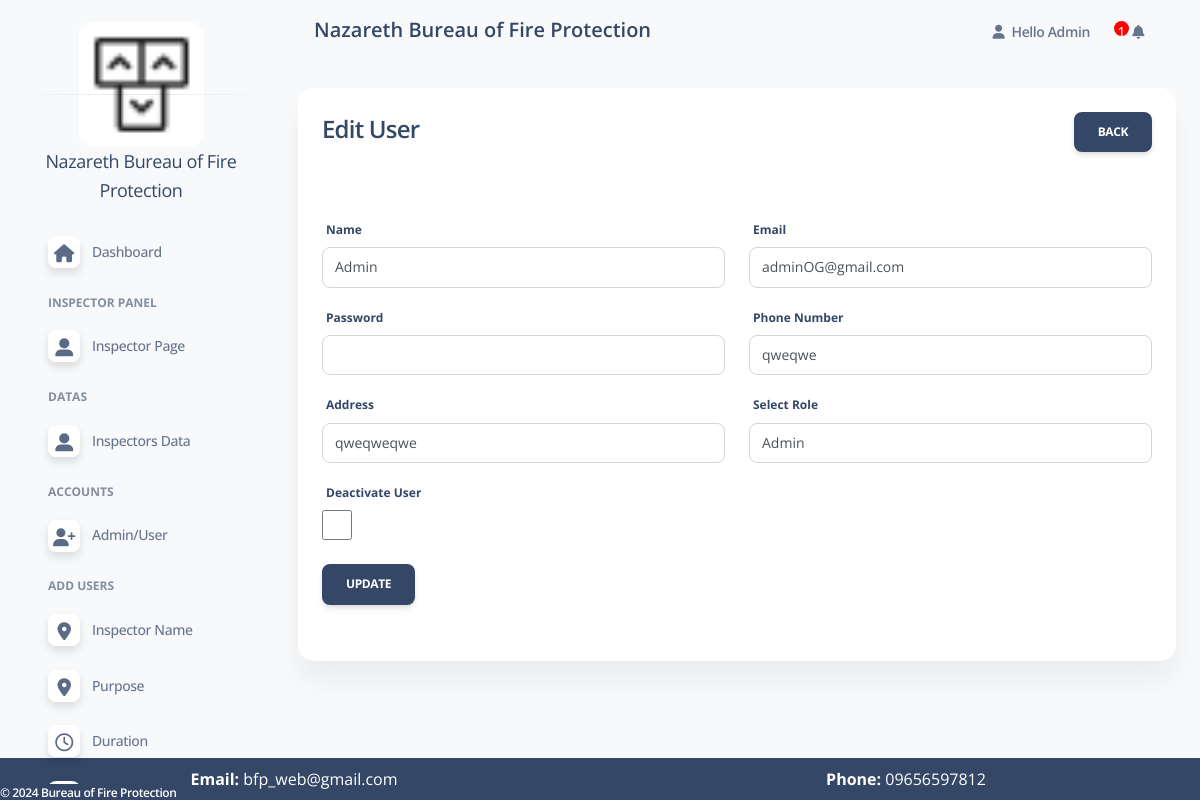
Screenshot of /admin/edit_users.php?id=25 (signed in) with the database file from the repository.
### tables this page shows
CREATE TABLE `user` (
  `id` int(10) NOT NULL,
  `name` varchar(50) NOT NULL,
  `phone_num` varchar(50) NOT NULL,
  `email` varchar(100) NOT NULL,
  `password` varchar(100) NOT NULL,
  `is_ban` varchar(10) NOT NULL,
  `created_at` timestamp NOT NULL DEFAULT current_timestamp(),
  `role` varchar(10) DEFAULT NULL,
  `address` varchar(50) DEFAULT NULL,
  `logged_in` datetime DEFAULT NULL,
  `logged_out` datetime DEFAULT NULL,
  `new_user` varchar(5) NOT NULL DEFAULT '0'
);

CREATE TABLE `settings` (
  `id` int(11) UNSIGNED NOT NULL,
  `title` varchar(100) NOT NULL,
  `web_name` varchar(100) DEFAULT NULL,
  `domain` varchar(100) DEFAULT NULL,
  `sdescription` text DEFAULT NULL,
  `mdescription` varchar(100) DEFAULT NULL,
  `mkeyword` varchar(100) DEFAULT NULL,
  `email1` varchar(100) DEFAULT NULL,
  `email2` varchar(100) DEFAULT NULL,
  `phone1` varchar(100) DEFAULT NULL,
  `phone2` varchar(100) DEFAULT NULL,
  `address` varchar(100) DEFAULT NULL
);

### config/function.php (called while the page is built, shortened)
<?php
    require 'dbconn.php';
    function validate($inputData)
    {
        global $conn;
       $validateData = mysqli_real_escape_string($conn, $inputData);
       return trim($validateData);
    }
    function webSetting($columnName)
    {
        $setting = getByID('settings', 1);
        if($setting['status'] == 200){
            return $setting['data'][$columnName];
        }
    }
    function checkParamId($paramTypeID)
    {
        if(isset($_GET[$paramTypeID]))
        {
            if($_GET[$paramTypeID] != null){
              return $_GET[$paramTypeID] ;
            }
            else
            {
                return 'No Id Found';
            }
        }
        else{
            return 'No Id Given';
        }
    }
    function getByID($tableName, $id){
        global $conn;
        $table = validate($tableName);
        $id = validate($id);
        $query = "SELECT * FROM $table WHERE id = '$id' LIMIT 1";
        $result = mysqli_query($conn, $query);
        if($result)
        {
            if(mysqli_num_rows($result) == 1)
            {
                $row = mysqli_fetch_array($result, MYSQLI_ASSOC);
                $response = [
                    'status' => 200,
                    'message' => 'Fetched Data',
                    'data' => $row
                ];
                return $response;
            }
            else
            {
                $response = [
                    'status' => 404,
                    'message' => 'No Data Has been Recorded'
                ];
                return $response;
            }
        }
        else
        {
            $response = [
                'status' => 500,
                'message' => 'Something Went Wrong'
            ];
            return $response;
        }
    }
?>

### admin/edit_users.php (the view, shortened to what this page needs)
<?php
include('includes/header.php'); ?>
<div class="row">
        <div class="col-md-12">
            <div class="card">
                <div class="card-header">
                    <h4> Edit User
                        <a href="users.php" class="btn btn-dark float-end">Back</a>
                    </h4>
                </div>
                <div class="card-body">
                <form action="function.php" method = "POST">
                    <?php
                            $user = getByID('user',checkParamId('id'));
                            if($user['status'] == 200)
                            {
                                ?>
                         <div class="row">
                          <div class="col-md-6">
                            <div class="mb-3">
                                <label >Name </label>
                                <input type="text" value =<?=$user['data']['name'];?> name = "name" class= "form-control" required>
                                    </div>
                                    </div>
                                    <div class="col-md-6">
                                    <div class="mb-3">
                                        <label >Email </label>
                                        <input type="text" value =<?=$user['data']['email'];?> name = "email" class= "form-control" required>
                                    </div>
                                    </div>
                                    <div class="col-md-6">
                                    <div class="mb-3">
                                        <label >Password </label>
                                        <input type="password" name = "password" class= "form-control" required>
                                    </div>
                                    </div>
                                    <div class="col-md-6">
                                    <div class="mb-3">
                                        <label >Phone Number </label>
                                        <input type="text" value =<?=$user['data']['phone_num'];?> name = "phone" class= "form-control" required>
                                    </div>
                                    </div>
                                    <div class="col-md-6">
                            <div class="mb-3">
                                <label >Address </label>
                                <input type="text" value =<?=$user['data']['address'];?> name = "address" class= "form-control">
                            </div>
                            </div>
                                    <div class="col-md-6">
                                    <div class="mb-3">
                                        <label >Select Role </label>
                                        <select name="role" id="" class="form-control"  >
                                            <option value= "Admin" <?=$user['data']['role'] == 'Admin' ? 'selected' : ' ';?> >Admin</option>
                                        </select>
                                    </div>
                                </div>
                                <div class="col-md-6">
                                <div class="mb-3">
                                    <label >Deactivate User </label>
                                    <br />
                                    <input type="checkbox"  <?=$user['data']['is_ban'] == true ? 'checked' : '' ;?> name = "is_ban" style = "width:30px;height:30px;">
                                </div>
                                </div>
                                    </div>
                                    <div class="col-md-6">
                                <div class="mb-3">
                                    <button type = "submit" name = "updateUser" class="btn btn-dark"> Update </button>
                            </div>
                                </div>
                        </div>
                                <?php
                            }
                            else
                            {
                               echo '<h5>'.$user['message'].'</h5>' ;
                            }
                        ?>
                </div>
            </div>
        </div>
    </div>
<?php include('includes/scripts.php'); ?>

### admin/includes/scripts.php (shortened to what this page needs)
<div class="bg-dark " style=" position: fixed;
  left: 0;
  bottom: 0;
  width: 100%;
  color: white;
  text-align: center;">
   <div class="copyright text-center  text-xs text-muted text-xs-start " style = "position: fixed;  bottom:0;">
                <a  class="font-weight-bold text-white" target="_blank">
                   ©  Bureau of Fire Protection</a>
              </div>
    <div class="row">
      <div class="col-md-6 text-white">
       <p class = "text-center my-2"> <strong> Email: </strong> <?=webSetting('email1') ?? ''; ?></p>
      </div>
      <div class="col-md-6 text-white">
      <p class = "text-center my-2"> <strong> Phone: </strong> <?=webSetting('phone1') ?? ''; ?></p>
      </div>
      </div>
</div>
</body>
</html>

### rows the page displays
user: name "Admin", email "adminOG@gmail.com", phone "qweqwe", address "qweqweqwe", role "Admin"
settings: email1 "bfp_web@gmail.com", phone1 "09656597812"

### other values shown
$_SESSION['loggedInUser']['name'] "Admin"
$count++ "1"
